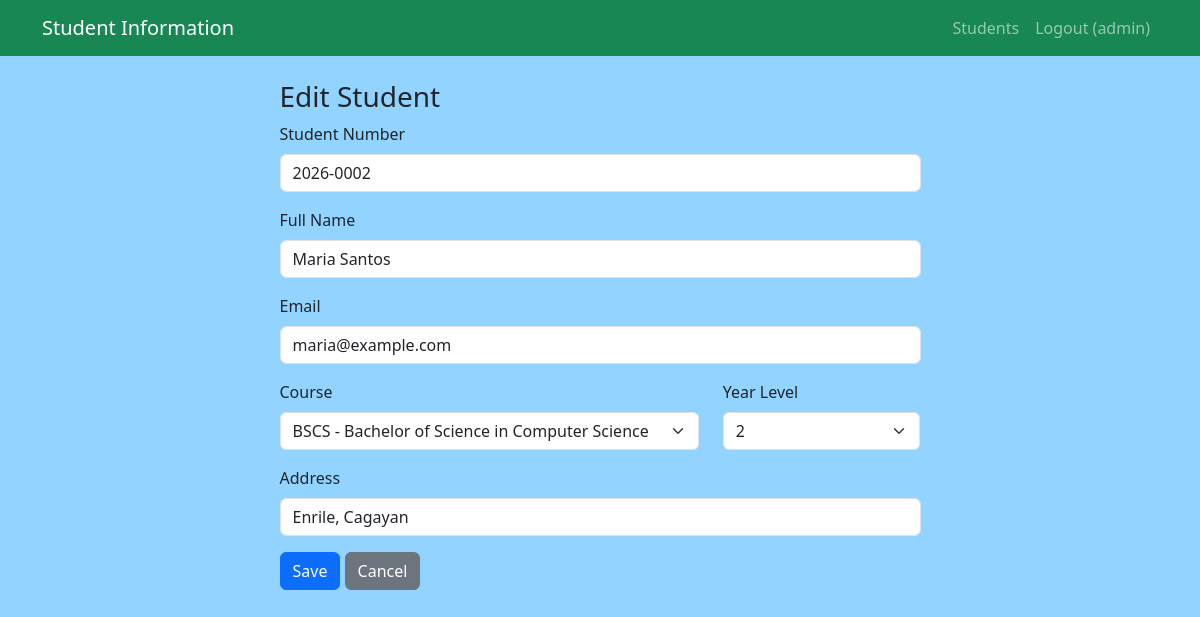
/student_form.php?id=2 (signed in), run on the app's committed database.
### tables this page shows
CREATE TABLE students (
    id INT AUTO_INCREMENT PRIMARY KEY,
    user_id INT NOT NULL UNIQUE,
    student_no VARCHAR(9) NOT NULL UNIQUE,
    full_name VARCHAR(100) NOT NULL,
    email VARCHAR(100) NOT NULL UNIQUE,
    course_id INT NOT NULL,
    year_level TINYINT NOT NULL,
    address VARCHAR(200) NULL,
    FOREIGN KEY (user_id) REFERENCES users(id) ON DELETE CASCADE,
    FOREIGN KEY (course_id) REFERENCES courses(id)
);

CREATE TABLE courses (
    id INT AUTO_INCREMENT PRIMARY KEY,
    code VARCHAR(10) NOT NULL UNIQUE,
    name VARCHAR(100) NOT NULL
);

### config.php (called while the page is built, shortened)
<?php
function e($text) {
    return htmlspecialchars((string) $text, ENT_QUOTES, 'UTF-8');
}

### student_form.php (the view, shortened to what this page needs)
<?php
require 'config.php';
$id = isset($_GET['id']) ? (int) $_GET['id'] : 0;
$courses = $db->query('SELECT * FROM courses ORDER BY code')->fetchAll(PDO::FETCH_ASSOC);
$d = ['username' => '', 'student_no' => '', 'full_name' => '', 'email' => '', 'course_id' => 0, 'year_level' => 1, 'address' => ''];
if ($id > 0) {
    $stmt = $db->prepare('SELECT * FROM students WHERE id = ?');
    $stmt->execute([$id]);
    $d = $stmt->fetch(PDO::FETCH_ASSOC);
}
include 'header.php';
?>
<div class="row justify-content-center">
    <div class="col-md-7">
        <h3><?= $id > 0 ? 'Edit Student' : 'Add Student' ?></h3>
        <form method="post">
            <div class="mb-3">
                <label class="form-label">Student Number</label>
                <input type="text" name="student_no" class="form-control" value="<?= e($d['student_no']) ?>" placeholder="2026-0001" pattern="[0-9]{4}-[0-9]{4}" required>
            </div>
            <div class="mb-3">
                <label class="form-label">Full Name</label>
                <input type="text" name="full_name" class="form-control" value="<?= e($d['full_name']) ?>" required maxlength="100">
            </div>
            <div class="mb-3">
                <label class="form-label">Email</label>
                <input type="email" name="email" class="form-control" value="<?= e($d['email']) ?>" required>
            </div>
            <div class="row">
                <div class="col-md-8 mb-3">
                    <label class="form-label">Course</label>
                    <select name="course_id" class="form-select" required>
                        <?php foreach ($courses as $c): ?>
                            <option value="<?= $c['id'] ?>" <?= $d['course_id'] == $c['id'] ? 'selected' : '' ?>>
                                <?= e($c['code']) ?> - <?= e($c['name']) ?>
                            </option>
                        <?php endforeach; ?>
                    </select>
                </div>
                <div class="col-md-4 mb-3">
                    <label class="form-label">Year Level</label>
                    <select name="year_level" class="form-select">
                        <?php for ($i = 1; $i <= 5; $i++): ?>
                            <option value="<?= $i ?>" <?= $d['year_level'] == $i ? 'selected' : '' ?>><?= $i ?></option>
                        <?php endfor; ?>
                    </select>
                </div>
            </div>
            <div class="mb-3">
                <label class="form-label">Address</label>
                <input type="text" name="address" class="form-control" value="<?= e($d['address']) ?>" maxlength="200">
            </div>
            <button type="submit" class="btn btn-primary">Save</button>
            <a href="students.php" class="btn btn-secondary">Cancel</a>
        </form>
    </div>
</div>
<?php include 'footer.php'; ?>

### style.css (style rules this page uses)
body { background-color: #92d3ff; }

### data on the page
students: student_no "2026-0002", full_name "Maria Santos", email "maria@example.com", course_id "BSCS - Bachelor of Science in Computer Science", year_level "2", address "Enrile, Cagayan"

### other printed values
$_SESSION['username'] "admin"
